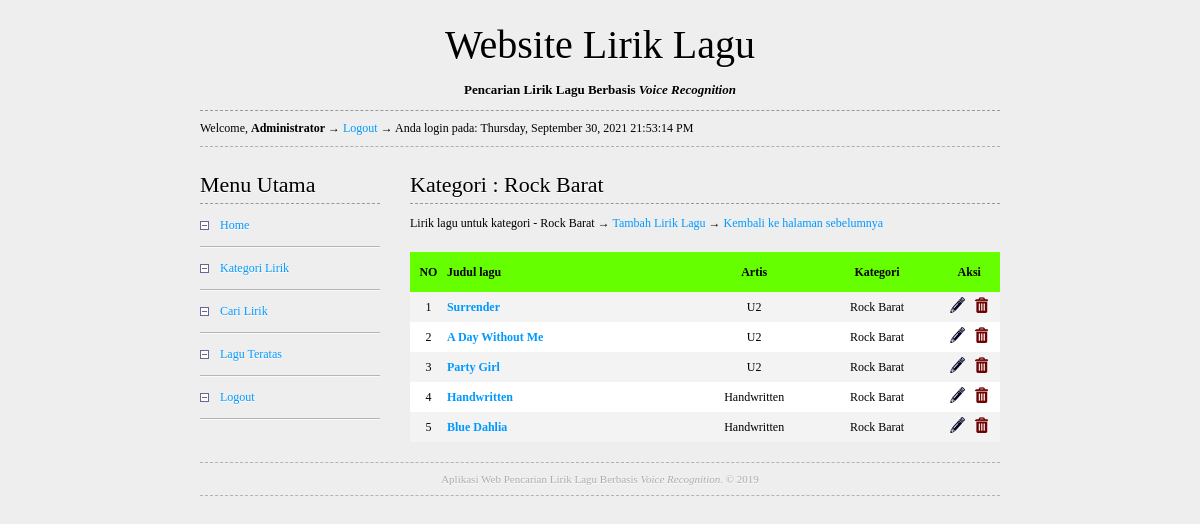
/?module=kategori&kid=11 (signed in), run on the app's committed database.
### tables this page shows
CREATE TABLE IF NOT EXISTS `user` (
  `uid` int(11) NOT NULL AUTO_INCREMENT,
  `fullname` varchar(40) NOT NULL,
  `username` varchar(30) NOT NULL,
  `password` varchar(32) NOT NULL,
  PRIMARY KEY (`uid`)
);

CREATE TABLE IF NOT EXISTS `kategori` (
  `kid` int(11) NOT NULL AUTO_INCREMENT,
  `kategori` varchar(30) NOT NULL,
  PRIMARY KEY (`kid`)
);

CREATE TABLE IF NOT EXISTS `lirik` (
  `lid` int(11) NOT NULL AUTO_INCREMENT,
  `kid` int(11) NOT NULL,
  `artis` varchar(50) NOT NULL,
  `judul` varchar(100) NOT NULL,
  `lirik` text NOT NULL,
  `dibuat` int(11) NOT NULL,
  `diubah` int(11) NOT NULL,
  `dilihat` int(11) NOT NULL,
  PRIMARY KEY (`lid`)
);

### control.php (called while the page is built, shortened)
<?php
$module = isset( $_GET['module'] ) ? $_GET['module'] : '';
?>

### index.php (the view, shortened to what this page needs)
<?php
$uid = isset( $_SESSION['uid'] ) ? $_SESSION['uid'] : '';
include "control.php";
?>
<!DOCTYPE html PUBLIC "-//W3C//DTD XHTML 1.0 Transitional//EN" "http://www.w3.org/TR/xhtml1/DTD/xhtml1-transitional.dtd">
<html xmlns="http://www.w3.org/1999/xhtml">
<head>
<link rel="stylesheet" type="text/css" href="style.css" />
</head>
<body>
<?php
if( $uid ) {
	$user = mysql_fetch_array( mysql_query( "SELECT * FROM user WHERE uid='{$uid}'" ) );
	echo "<div class=\"wrap\">\n";
	echo "	<div class=\"wrap-title\">".WEB."</div>\n";
	echo "	<div class=\"wrap-slogan\">Pencarian Lirik Lagu Berbasis <i>Voice Recognition</i></div>\n";
	echo "	<div class=\"welcome\">Welcome, <b>{$user['fullname']}</b> &rarr; <a href=\"".URL."/?module=logout\">Logout</a> &rarr; Anda login pada: ".date( "l, F d, Y H:i:s A" )."</div>\n";
	echo "	<div class=\"page\">\n";
	echo "		<div class=\"left\">\n";
	echo "			<div class=\"box\">\n";
	echo "				<h1>Menu Utama</h1>\n";
	echo "				<ul>\n";
	echo "					<li><a href=\"".URL."/\">Home</a></li>\n";
	echo "					<li><a href=\"".URL."/?module=kategori\">Kategori Lirik</a></li>\n";
	echo "					<li><a href=\"".URL."/?module=cari-lirik\">Cari Lirik</a></li>\n";
	echo "					<li><a href=\"".URL."/?module=paling-top\">Lagu Teratas</a></li>\n";
	echo "					<li><a href=\"".URL."/?module=logout\">Logout</a></li>\n";
	echo "				</ul>\n";
	echo "			</div>\n";
	echo "		</div>\n";
	echo "		<div class=\"right\">\n";
	if( $module == 'kategori' ) {
		$kid = isset( $_GET['kid'] ) ? $_GET['kid'] : '';
		if( $kid ) {
			$detail_kategori = mysql_fetch_array( mysql_query( "SELECT * FROM kategori WHERE kid='{$kid}'" ) );
			$lirik = mysql_query( "SELECT * FROM lirik WHERE kid='{$kid}'" );
			echo "		<div class=\"box\">\n";
			echo "			<h1>Kategori : {$detail_kategori['kategori']}</h1>\n";
			echo "			<p>Lirik lagu untuk kategori - {$detail_kategori['kategori']}";
			if(isset($_SESSION)) { if($user['fullname']=='Administrator'){ echo " &rarr; <a href=\"".URL."/?module=tambah-lirik&kid=$kid\">Tambah Lirik Lagu</a>"; };};
			echo " &rarr; <a href=\"javascript:history.back();\">Kembali ke halaman sebelumnya</a></p>\n";
			echo "			<table border=\"0\">\n";
			echo "			<tr class=\"head\">\n";
			echo "				<td width=\"30\" align=\"center\">NO</td>\n";
			echo "				<td width=\"200\">Judul lagu</td>\n";
			echo "				<td width=\"100\" align=\"center\">Artis</td>\n";
			echo "				<td width=\"100\" align=\"center\">Kategori</td>\n";
			if(isset($_SESSION)) { if($user['fullname']=='Administrator'){ echo "				<td width=\"50\" align=\"center\">Aksi</td>\n"; }; };
			echo "			</tr>\n";
			if( mysql_num_rows( $lirik ) == 0 ) {
				echo "		<tr class=\"no-data\"><td colspan=\"5\">Maaf, belum ada data kategori lirik lagu untuk saat ini</td></tr>\n";
			} else {
				$no = 1;
				while( $data_lirik = mysql_fetch_array( $lirik ) ) {
					echo "	<tr class=\"data\">\n";
					echo "		<td align=\"center\">{$no}</td>\n";
					echo "		<td><b><a href=\"".URL."/?module=lirik&kid={$data_lirik['kid']}&lid={$data_lirik['lid']}\" title=\"Klik untuk melihat detail lirik lagu  - {$data_lirik['judul']} oleh {$data_lirik['artis']}\">{$data_lirik['judul']}</a></b></td>\n";
					echo "		<td align=\"center\">{$data_lirik['artis']}</td>\n";
					echo "		<td align=\"center\">{$detail_kategori['kategori']}</td>\n";
					if(isset($_SESSION)) { if($user['fullname']=='Administrator'){ echo "		<td align=\"center\"><a href=\"".URL."/?module=edit-lirik&kid={$data_lirik['kid']}&lid={$data_lirik['lid']}\" title=\"Edit lirik - {$data_lirik['judul']}\"><img src=\"".URL."/b_edit.png\"></a> &nbsp; <a href=\"".URL."/?module=delete-lirik&kid={$data_lirik['kid']}&lid={$data_lirik['lid']}\" onclick=\"return konfirmasi('".$data_lirik['lid']."')\" title=\"Hapus lirik - {$data_lirik['judul']}\"><img src=\"".URL."/b_drop.png\"></a></td>\n"; };};
					echo "	</tr>\n";
					$no++;
				}
			}
			echo "			</table>\n";
			echo "		</div>\n";
		}
		echo "		</div>\n";
	}
	echo "		</div>\n";
	echo "	<div class=\"footer\">Aplikasi Web Pencarian Lirik Lagu Berbasis <i>Voice Recognition</i>. &copy; 2019</div>\n";
	echo "</div>\n";
}
?>
</body>
</html>

### style.css (style rules this page uses)
* { margin:0; padding:0; outline:none; }
body { background:#EEEEEE; font-size:12px; font-family:tahoma; }
a { color:#0099FF; text-decoration:none; }
p { line-height:18px; padding:10px 0; }
table { border-collapse:collapse; width:100%; margin:10px 0; }
tr:nth-child(odd) { background:#FFFFFF; }
tr:nth-child(even) { background:#F3F3F3; }
tr.head { height:40px; background:#66FF00; font-weight:bold; }
tr.data { height:30px; }
ol,ul { list-style-type:none; }
.wrap { margin:20px auto; width:800px; padding:0; }
.wrap-title { line-height:50px; font-size:40px; font-weight:normal; font-family:'calibri'; text-align:center; text-shadow:0px 1px 0px #fff; }
.wrap-slogan { line-height:20px; font-size:13px; font-weight:bold; font-family:'calibri'; padding:10px 0; text-align:center; border-bottom:1px dashed #999999; text-shadow:0px 1px 0px #fff; }
.page { margin:20px 0; text-align:justify; }
.left { float:left; width:180px; }
.right { float:right; width:590px; }
.box { margin:0 0 20px 0; }
.box h1 { font-size:22px; font-weight:normal; font-family:'calibri'; padding:5px 0; border-bottom:1px dashed #999999; text-shadow:0px 1px 0px #fff; }
.box ul li { line-height:30px; border-bottom:1px solid #B5B5B5; box-shadow:0px 1px 0px #fafafa; }
.box ul li a { display:block; padding:6px 0 6px 20px; text-shadow:0px 1px 0px #fff; transition:all .25s ease-in-out; background:url('b_minus.png') no-repeat 0% 17px; }
.welcome { padding:10px 0; border-bottom:1px dashed #AEAEAE; }
.footer { padding:10px 0; text-align:center; border-top:1px dashed #B3B3B3; border-bottom:1px dashed #B3B3B3; font-size:11px; color:#ACACAC; text-shadow:0px 1px 0px #fff; }

### data on the page
user: fullname "Administrator"
kategori: kategori "Rock Barat"
lirik: judul "Surrender", artis "U2", kid.kategori "Rock Barat"
lirik: judul "A Day Without Me", artis "U2", kid.kategori "Rock Barat"
lirik: judul "Party Girl", artis "U2", kid.kategori "Rock Barat"
lirik: judul "Handwritten", artis "Handwritten", kid.kategori "Rock Barat"
lirik: judul "Blue Dahlia", artis "Handwritten", kid.kategori "Rock Barat"

### other printed values
WEB "Website Lirik Lagu"
